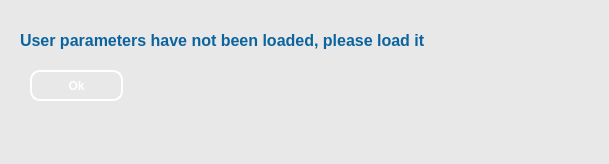
<?xml version="1.0" encoding="UTF-8"?>
<ui version="4.0">
 <class>Dialog</class>
 <widget class="QDialog" name="Dialog">
  <property name="enabled">
   <bool>true</bool>
  </property>
  <property name="geometry">
   <rect>
    <x>0</x>
    <y>0</y>
    <width>609</width>
    <height>164</height>
   </rect>
  </property>
  <property name="windowTitle">
   <string>Dialog</string>
  </property>
  <property name="windowOpacity">
   <double>1.000000000000000</double>
  </property>
  <property name="styleSheet">
   <string notr="true">QWidget{
background-color: #E8E8E8
}

#groupBox{
border: 3px solid #E8E8E8;
border-radius: 20px;
background: #E8E8E8;
}

QLineEdit {
padding: 5px;
border-style: solid;
border: 2px solid #1257CA;
border-radius: 10px;
font: bold 12px;
color: #1257CA;
}

QPushButton {
color:white;
background-color:#E8E8E8;
border-radius: 10;
border: 2px solid  white;
padding: 8px;
font: bold 12px

}

QLabel{
font: bold 12px;
color: #0C649F;
}</string>
  </property>
  <widget class="QGroupBox" name="groupBox">
   <property name="enabled">
    <bool>true</bool>
   </property>
   <property name="geometry">
    <rect>
     <x>10</x>
     <y>10</y>
     <width>571</width>
     <height>111</height>
    </rect>
   </property>
   <property name="toolTipDuration">
    <number>-1</number>
   </property>
   <property name="title">
    <string/>
   </property>
   <widget class="QLabel" name="label">
    <property name="geometry">
     <rect>
      <x>10</x>
      <y>10</y>
      <width>551</width>
      <height>41</height>
     </rect>
    </property>
    <property name="text">
     <string>&lt;html&gt;&lt;head/&gt;&lt;body&gt;&lt;p&gt;&lt;span style=&quot; font-size:12pt;&quot;&gt;User parameters have not been loaded, please load it&lt;/span&gt;&lt;/p&gt;&lt;/body&gt;&lt;/html&gt;</string>
    </property>
   </widget>
   <widget class="QPushButton" name="pushButtonPopUpUserParameterNotLoad">
    <property name="geometry">
     <rect>
      <x>20</x>
      <y>60</y>
      <width>93</width>
      <height>31</height>
     </rect>
    </property>
    <property name="text">
     <string>Ok</string>
    </property>
   </widget>
  </widget>
 </widget>
 <resources/>
 <connections/>
</ui>
